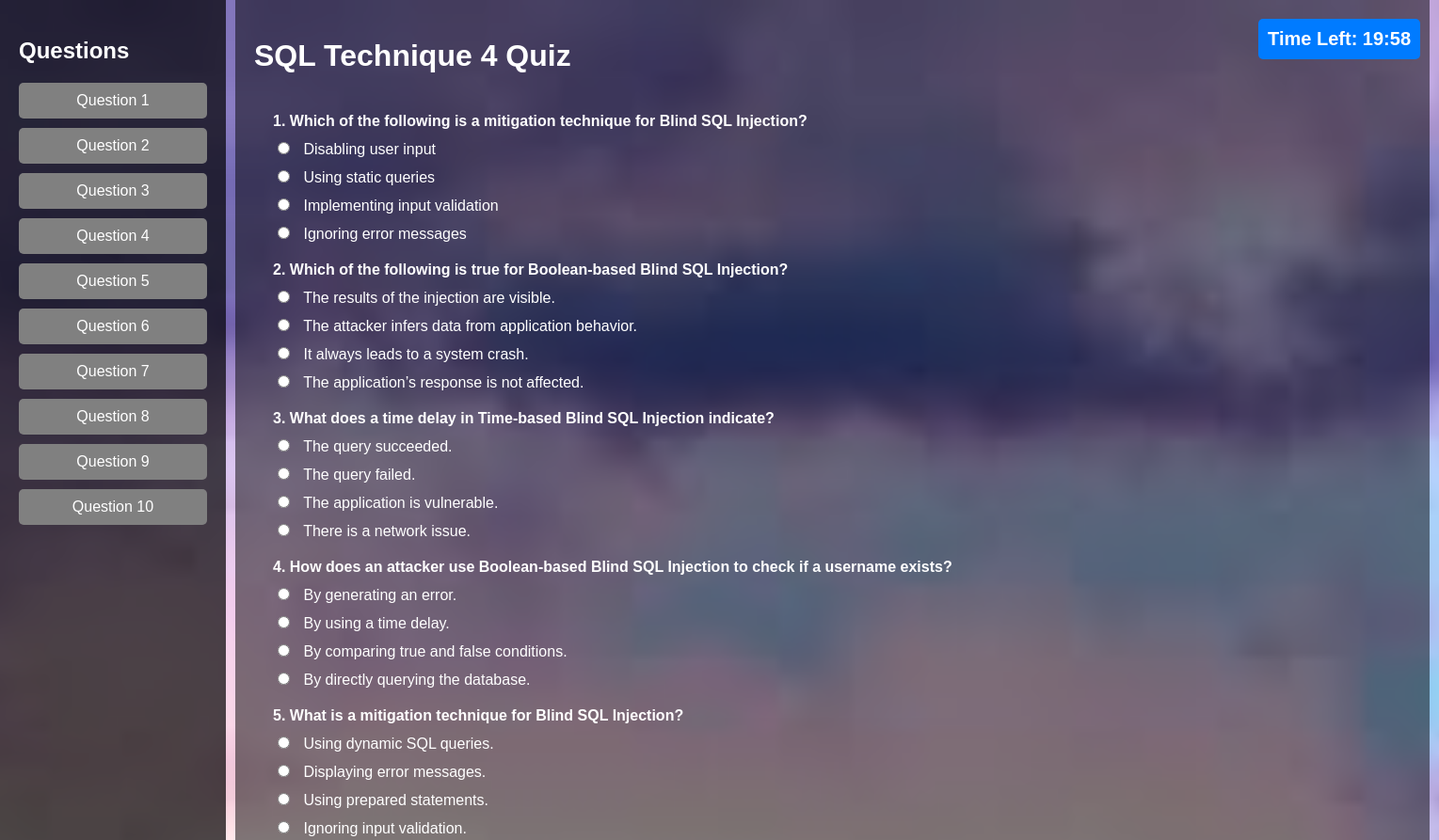
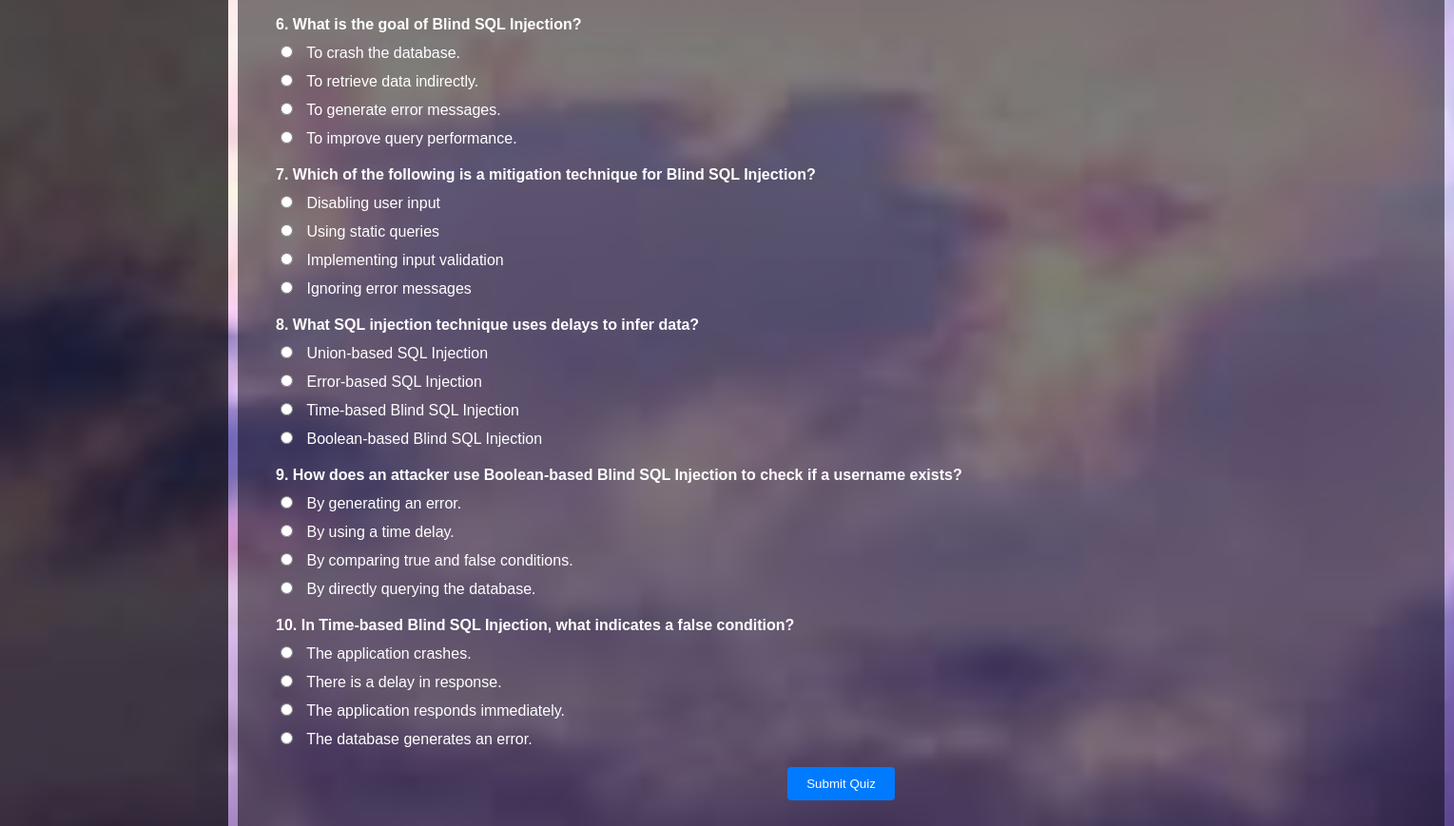
Page /sql4quiz.php (signed in) on the committed database (2 pictures, top to bottom).
### tables this page shows
CREATE TABLE `quiz_questions` (
  `id` int(11) NOT NULL,
  `quiz_id` int(11) NOT NULL,
  `question` text NOT NULL,
  `option1` varchar(255) NOT NULL,
  `option2` varchar(255) NOT NULL,
  `option3` varchar(255) NOT NULL,
  `option4` varchar(255) NOT NULL,
  `correct_option` varchar(11) NOT NULL,
  `created_by` varchar(255) NOT NULL,
  `created_date` timestamp NOT NULL DEFAULT current_timestamp()
);

### sql4quiz.php (the view, shortened to what this page needs)
<?php
require_once 'config.php';
require_once 'header.php';
$quizId = 4;
$questions = [];
$sql = "SELECT id, question, option1, option2, option3, option4 FROM quiz_questions WHERE quiz_id = ? ORDER BY RAND() LIMIT 10";
if ($stmt = $conn->prepare($sql)) {
    $stmt->bind_param("i", $quizId);
    $stmt->execute();
    $stmt->bind_result($questionId, $question, $option1, $option2, $option3, $option4);
    while ($stmt->fetch()) {
        $questions[] = [
            'id' => $questionId,
            'text' => $question,
            'options' => [$option1, $option2, $option3, $option4]
        ];
    }
} else {
    echo "Error fetching quiz questions: " . $conn->error;
    exit();
}
?>
<!DOCTYPE html>
<html lang="en">
<head>
</head>
<body>
    <div class="sidebar">
        <h2>Questions</h2>
        <ul>
            <?php for ($i = 1; $i <= 10; $i++): ?>
                <li><a href="#question_<?php echo $i; ?>" data-question-id="<?php echo $i; ?>">Question <?php echo $i; ?></a></li>
            <?php endfor; ?>
        </ul>
    </div>
    <div class="main-content">
        <div class="container">
            <h1>SQL Technique 4 Quiz</h1>
            <div class="timer" id="timer">Time Left: 20:00</div>
            <div class="quiz-content">
                <form id="quizForm" action="submit_quiz1.php" method="POST">
                    <?php foreach ($questions as $index => $question): ?>
                        <div id="question_<?php echo $index + 1; ?>" class="question-container" style="margin-bottom: 20px;">
                            <div class="question-text">
                                <?php echo ($index + 1) . '. ' . htmlspecialchars($question['text']); ?>
                            </div>
                            <div class="options">
                                <?php foreach ($question['options'] as $optionIndex => $option): ?>
                                    <div class="option">
                                        <label>
                                            <input type="radio" name="question_<?php echo $question['id']; ?>" value="<?php echo $optionIndex + 1; ?>">
                                            <?php echo htmlspecialchars($option); ?>
                                        </label>
                                    </div>
                                <?php endforeach; ?>
                            </div>
                        </div>
                    <?php endforeach; ?>
                    <button type="submit" class="submit-btn">Submit Quiz</button>
                </form>
            </div>
        </div>
    </div>
</body>
</html>

### default.css (style rules this page uses)
html, body.default { height: 100%; margin: 0; padding: 0; }

### light.css (style rules this page uses)
html, body.light { height: 100%; margin: 0; padding: 0; }
body.light { font-family: Arial, sans-serif; background-image: url('background3.jpg'); background-size: cover; background-repeat: no-repeat; background-position: center; background-attachment: fixed; color: white; }

### sql4quiz.php (style rules this page uses)
body { background-size: cover; background-repeat: no-repeat; background-attachment: fixed; font-family: Arial, sans-serif; margin: 0; padding: 0; color: #fff; display: flex; background-color: rgba(0, 0, 0, 0.5); }
html { scroll-behavior: smooth; }
html, body { height: 100%; }
.container { flex: 1; padding: 20px; margin-left: 250px; background-color: rgba(0, 0, 0, 0.5); width: 1229px; }
.quiz-content { padding: 20px; border-radius: 8px; }
.question-text { font-weight: bold; margin-bottom: 10px; }
.options { margin-top: 10px; }
.option { margin-bottom: 10px; }
.option input { margin-right: 10px; }
.submit-btn { margin-top: 20px; padding: 10px 20px; background-color: #007bff; color: #fff; border: none; border-radius: 4px; cursor: pointer; display: block; margin-left: auto; margin-right: auto; }
.timer { font-size: 20px; font-weight: bold; position: fixed; top: 20px; right: 20px; padding: 10px; background-color: #007bff; color: #fff; border-radius: 5px; z-index: 1000; }
.sidebar { width: 200px; background: rgba(0, 0, 0, 0.7); padding: 20px; position: fixed; top: 0; left: 0; height: 100%; overflow-y: auto; }
.sidebar h2 { font-size: 1.5em; margin-bottom: 20px; }
.sidebar ul { list-style-type: none; padding: 0; }
.sidebar ul li { margin: 10px 0; }
.sidebar ul li a { color: #fff; text-decoration: none; padding: 10px; display: block; background: grey; border-radius: 5px; text-align: center; transition: background 0.3s; }
.question-container { scroll-margin-top: 100px; }

### rows in the picture
quiz_questions: question "Which of the following is a mitigation technique for Blind SQL Injection?", option "Disabling user input", option "Using static queries", option "Implementing input validation", option "Ignoring error messages"
quiz_questions: question "Which of the following is true for Boolean-based Blind SQL Injection?", option1 "The results of the injection are visible.", option2 "The attacker infers data from application behavior.", option3 "It always leads to a system crash.", option4 "The application’s response is not affected."
quiz_questions: question "What does a time delay in Time-based Blind SQL Injection indicate?", option1 "The query succeeded.", option2 "The query failed.", option3 "The application is vulnerable.", option4 "There is a network issue."
quiz_questions: question "How does an attacker use Boolean-based Blind SQL Injection to check if a username exists?", option "By generating an error.", option "By using a time delay.", option "By comparing true and false conditions.", option "By directly querying the database."
quiz_questions: question "What is a mitigation technique for Blind SQL Injection?", option1 "Using dynamic SQL queries.", option2 "Displaying error messages.", option3 "Using prepared statements.", option4 "Ignoring input validation."
quiz_questions: question "What is the goal of Blind SQL Injection?", option1 "To crash the database.", option2 "To retrieve data indirectly.", option3 "To generate error messages.", option4 "To improve query performance."
quiz_questions: question "Which of the following is a mitigation technique for Blind SQL Injection?", option "Disabling user input", option "Using static queries", option "Implementing input validation", option "Ignoring error messages"
quiz_questions: question "What SQL injection technique uses delays to infer data?", option1 "Union-based SQL Injection", option2 "Error-based SQL Injection", option3 "Time-based Blind SQL Injection", option4 "Boolean-based Blind SQL Injection"
quiz_questions: question "How does an attacker use Boolean-based Blind SQL Injection to check if a username exists?", option "By generating an error.", option "By using a time delay.", option "By comparing true and false conditions.", option "By directly querying the database."
quiz_questions: question "In Time-based Blind SQL Injection, what indicates a false condition?", option1 "The application crashes.", option2 "There is a delay in response.", option3 "The application responds immediately.", option4 "The database generates an error."
